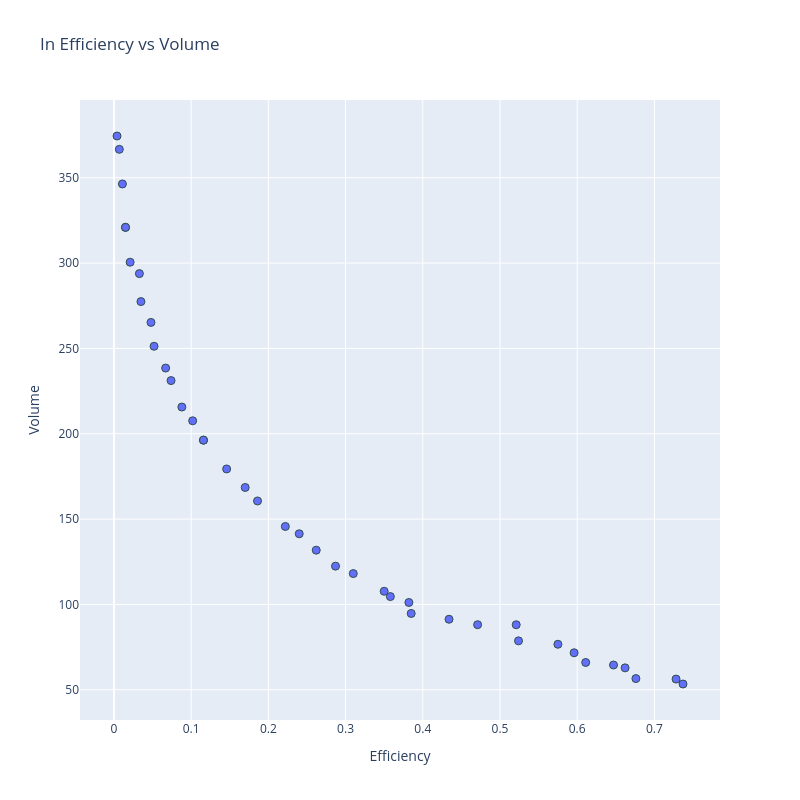

This figure's notebook cell:
### Markdown cell above
### Analysis of Results

### Code cell
import plotly.express as px

fig = px.scatter(res.F, x=0, y=1, labels={'0': 'Efficiency', '1': 'Volume'},
                    title="In Efficiency vs Volume",
                    width=800, height=800)
fig.update_traces(marker=dict(size=8,
                              line=dict(width=1,
                                        color='DarkSlateGrey')),
                    selector=dict(mode='markers'))
fig.show()

### Figure 1 — Plotly figure (JSON) as saved in the notebook; plotly's stock layout.template omitted (floating-point values rounded to 4 significant figures)
{"data": [{"hovertemplate": "Efficiency=%{x}<br>Volume=%{y}<extra></extra>", "legendgroup": "", "marker": {"color": "#636efa", "line": {"color": "DarkSlateGrey", "width": 1}, "size": 8, "symbol": "circle"}, "mode": "markers", "name": "", "orientation": "v", "showlegend": false, "type": "scatter", "x": [0.737, 0.004, 0.146, 0.011, 0.186, 0.434, 0.222, 0.31, 0.471, 0.262, 0.575, 0.17, 0.088, 0.676, 0.035, 0.524, 0.052, 0.287, 0.35, 0.048, 0.521, 0.385, 0.074, 0.102, 0.24, 0.007, 0.728, 0.067, 0.611, 0.033, 0.015, 0.596, 0.021, 0.647, 0.116, 0.116, 0.015, 0.382, 0.662, 0.358], "xaxis": "x", "y": [53.38, 374.4, 179.4, 346.3, 160.6, 91.31, 145.7, 118.1, 88.13, 131.8, 76.66, 168.5, 215.6, 56.55, 277.4, 78.65, 251.2, 122.4, 107.7, 265.2, 88.09, 94.71, 231.1, 207.6, 141.4, 366.6, 56.26, 238.5, 65.99, 293.8, 320.9, 71.67, 300.5, 64.51, 196.3, 196.3, 320.9, 101.1, 62.83, 104.6], "yaxis": "y"}], "layout": {"height": 800, "legend": {"tracegroupgap": 0}, "title": {"text": "In Efficiency vs Volume"}, "width": 800, "xaxis": {"anchor": "y", "domain": [0, 1], "title": {"text": "Efficiency"}}, "yaxis": {"anchor": "x", "domain": [0, 1], "title": {"text": "Volume"}}}}
